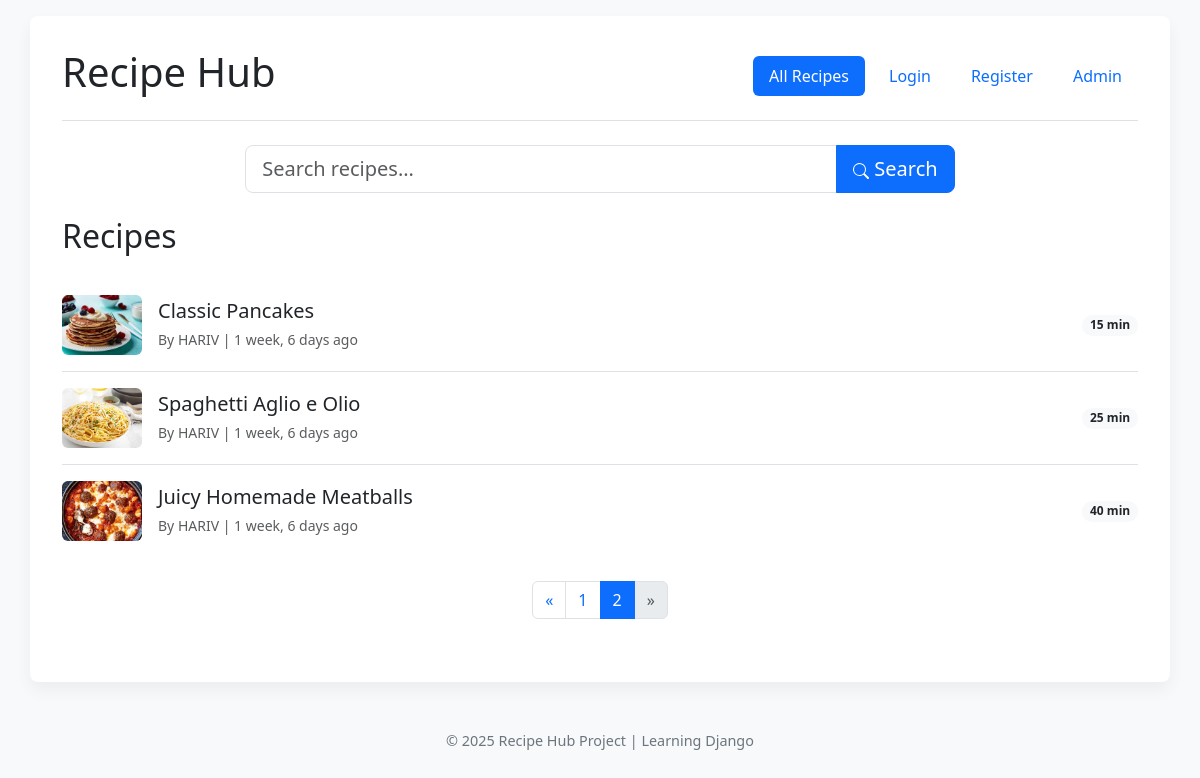
/recipes/?page=2, run on the app's committed database.
### recipes/models.py (models this page shows, shortened)
class Recipe(models.Model):
    title = models.CharField(max_length=200)
    description = models.TextField(blank=True, null=True)
    instructions = models.TextField()
    prep_time = models.PositiveIntegerField(help_text='Preparation time in minutes')
    cook_time = models.PositiveIntegerField(help_text='Cooking time in minutes')
    author = models.ForeignKey(User, on_delete=models.CASCADE)
    created_at = models.DateTimeField(default=timezone.now, editable=False)
    updated_at = models.DateTimeField(auto_now=True)
    image = models.ImageField(upload_to='recipe_images/', blank=True, null=True)
    ingredients = models.TextField(help_text='List ingredients, one per line or separated by commas')
    class Meta:
        ordering = ['-created_at']

### recipes/views.py (the view, shortened to what this page needs)
# urls.py: path('', RedirectView.as_view(url=reverse_lazy('recipes:recipe_list'), permanent=False), name='home'),
def recipe_list(request):
    all_recipes_list = Recipe.objects.all() # Base queryset
    search_query = request.GET.get('q')
    items_per_page = 8 # Increased items per page slightly
    paginator = Paginator(all_recipes_list, items_per_page)
    page_number = request.GET.get('page')
    try:
        recipes_page = paginator.page(page_number)
    except PageNotAnInteger:
        recipes_page = paginator.page(1) # Default to first page
    except EmptyPage:
        recipes_page = paginator.page(paginator.num_pages) # Default to last page
    context = {
        'recipes_page': recipes_page,
        'page_title': 'Recipes', # Simplified title
        'search_query': search_query,
    }
    return render(request, 'recipes/recipe_list.html', context)

### templates/recipes/recipe_list.html (shortened to what this page needs)
{% extends "base.html" %}
{% block content %}
    <div class="row mb-4">
        <div class="col-lg-8 offset-lg-2">
            <form method="get" action="{% url 'recipes:recipe_list' %}">
                <div class="input-group input-group-lg">
                    <input type="search" class="form-control" name="q" placeholder="Search recipes..." value="{{ search_query|default:'' }}" aria-label="Search recipes">
                    <button class="btn btn-primary" type="submit">
                        Search
                    </button>
                </div>
            </form>
        </div>
    </div>
    <div class="d-flex justify-content-between align-items-center mb-4">
        {% if search_query %}
            <h2 class="mb-0">Search Results <span class="text-muted fw-light fs-5">for "{{ search_query }}"</span></h2>
        {% else %}
            <h2 class="mb-0">{{ page_title|default:"All Recipes" }}</h2>
        {% endif %}
    </div>
    {% if recipes_page.object_list %}
        <div class="list-group list-group-flush mb-4">
            {% for recipe in recipes_page.object_list %}
                <a href="{% url 'recipes:recipe_detail' pk=recipe.pk %}" class="list-group-item list-group-item-action d-flex justify-content-between align-items-center px-0 py-3">
                    <div class="d-flex align-items-center">
                         {% if recipe.image %}
                            <img src="{{ recipe.image.url }}" alt="{{ recipe.title }}" class="rounded me-3" style="width: 80px; height: 60px; object-fit: cover;">
                         {% endif %}
                        <div>
                            <h5 class="mb-1">{{ recipe.title }}</h5>
                            <small class="text-muted">By {{ recipe.author.username }} | {{ recipe.created_at|timesince }} ago</small>
                        </div>
                    </div>
                    <span class="badge bg-light text-dark rounded-pill ms-3">{{ recipe.prep_time|add:recipe.cook_time }} min</span>
                </a>
            {% endfor %}
        </div>
        {% include "_pagination.html" with page_obj=recipes_page search_query=search_query %}
    {% endif %}
{% endblock %}

### templates/base.html (style rules this page uses)
body { padding-top: 1rem; padding-bottom: 1rem; min-height: 100vh; display: flex; flex-direction: column; background-color: #f8f9fa; }

### data on the page
Recipe: image (picture), title "Classic Pancakes", author.username "HARIV", created_at "1 week, 6 days", prep_time|add "15"
Recipe: image (picture), title "Spaghetti Aglio e Olio", author.username "HARIV", created_at "1 week, 6 days", prep_time|add "25"
Recipe: image (picture), title "Juicy Homemade Meatballs", author.username "HARIV", created_at "1 week, 6 days", prep_time|add "40"

### other printed values
{{ page_title|default:"All Recipes" }} "Recipes"
{{ i }} "1"
{{ i }} "2"
